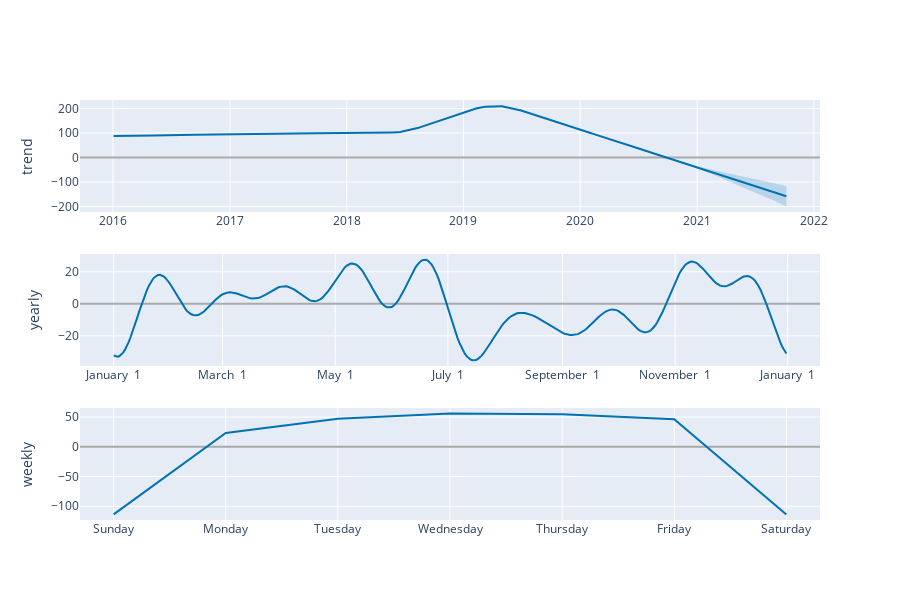

This figure's notebook cell:
### Code cell
# Python
plot_components_plotly(m, forecast)

### Figure 1 — Plotly figure (JSON) as saved in the notebook; plotly's stock layout.template omitted (floating-point values rounded to 4 significant figures; data arrays with more than 128 entries replaced by an {"elided": "..."} marker saying what was removed)
{"data": [{"line": {"color": "#0072B2", "width": 2}, "mode": "lines", "name": "trend", "type": "scatter", "x": {"elided": "1977 str values"}, "xaxis": "x", "y": {"elided": "1977 float values"}, "yaxis": "y"}, {"line": {"color": "rgba(0, 114, 178, 0.2)", "width": 0}, "mode": "lines", "name": "trend_upper", "type": "scatter", "x": {"elided": "1977 str values"}, "xaxis": "x", "y": {"elided": "1977 float values"}, "yaxis": "y"}, {"fill": "tonexty", "fillcolor": "rgba(0, 114, 178, 0.2)", "line": {"color": "rgba(0, 114, 178, 0.2)", "width": 0}, "mode": "lines", "name": "trend_lower", "type": "scatter", "x": {"elided": "1977 str values"}, "xaxis": "x", "y": {"elided": "1977 float values"}, "yaxis": "y"}, {"line": {"color": "#0072B2", "width": 2}, "mode": "lines", "name": "yearly", "type": "scatter", "x": {"elided": "365 str values"}, "xaxis": "x2", "y": {"elided": "365 float values"}, "yaxis": "y2"}, {"line": {"color": "#0072B2", "width": 2}, "mode": "lines", "name": "weekly", "type": "scatter", "x": ["2017-01-01T00:00:00", "2017-01-02T00:00:00", "2017-01-03T00:00:00", "2017-01-04T00:00:00", "2017-01-05T00:00:00", "2017-01-06T00:00:00", "2017-01-07T00:00:00"], "xaxis": "x3", "y": [-113.6, 23.28, 47.0, 55.85, 54.8, 46.31, -113.6], "yaxis": "y3"}], "layout": {"height": 600, "showlegend": false, "width": 900, "xaxis": {"anchor": "y", "domain": [0, 1], "range": ["2015-09-19T19:12:00", "2022-01-20T04:48:00"], "type": "date"}, "xaxis2": {"anchor": "y2", "domain": [0, 1], "range": ["2016-12-13T18:54:02.958904115", "2018-01-18T11:04:57.863013581"], "tickformat": "%B %e", "type": "date"}, "xaxis3": {"anchor": "y3", "domain": [0, 1], "range": ["2016-12-31T16:48:00", "2017-01-07T07:12:00"], "tickformat": "%A", "type": "date"}, "yaxis": {"anchor": "x", "domain": [0.7333, 1], "rangemode": "normal", "title": {"text": "trend"}, "zerolinecolor": "#AAA"}, "yaxis2": {"anchor": "x2", "domain": [0.3667, 0.6333], "title": {"text": "yearly"}, "zerolinecolor": "#AAA"}, "yaxis3": {"anchor": "x3", "domain": [0, 0.2667], "title": {"text": "weekly"}, "zerolinecolor": "#AAA"}}}
